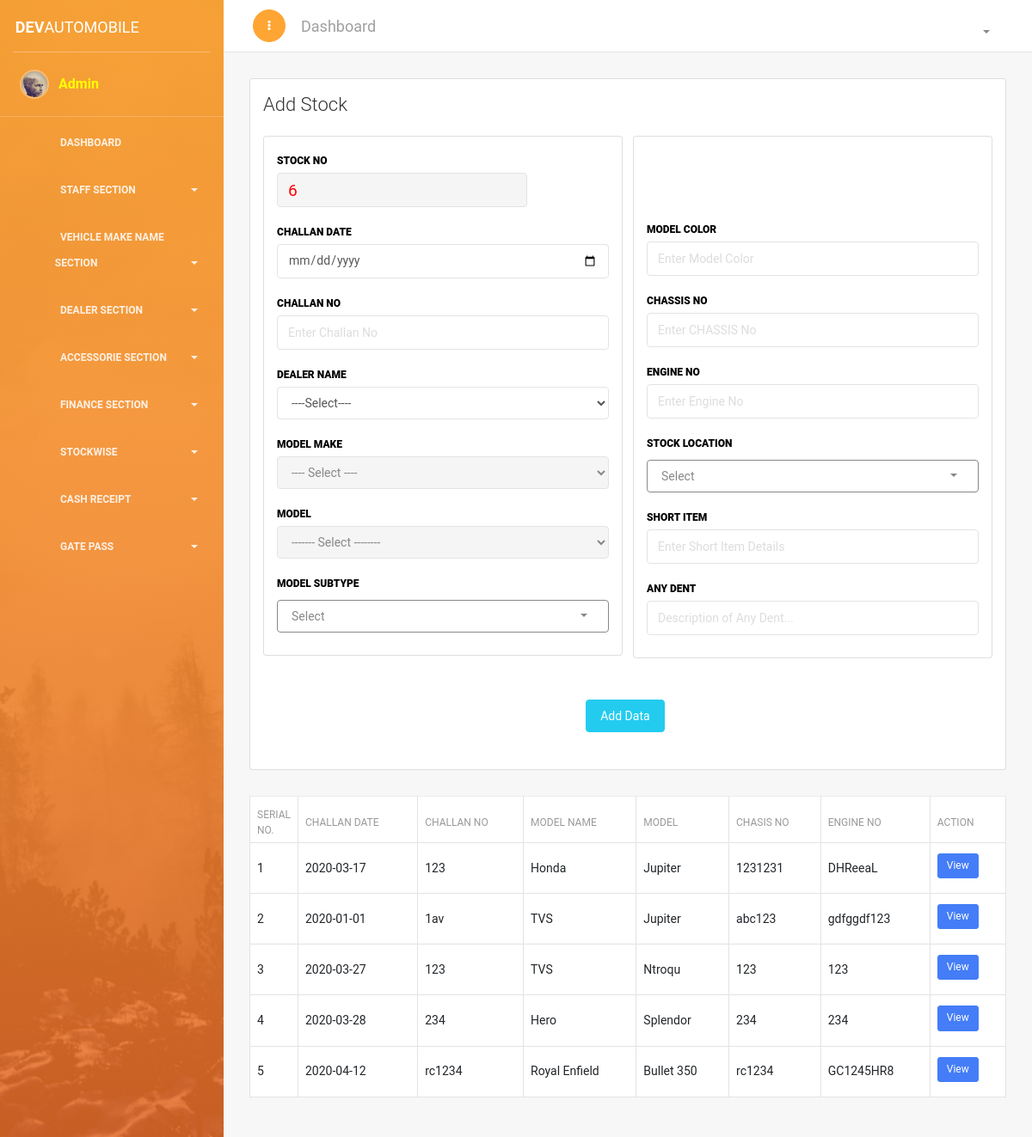
The app's page /stockwise1.php (signed in), older data.
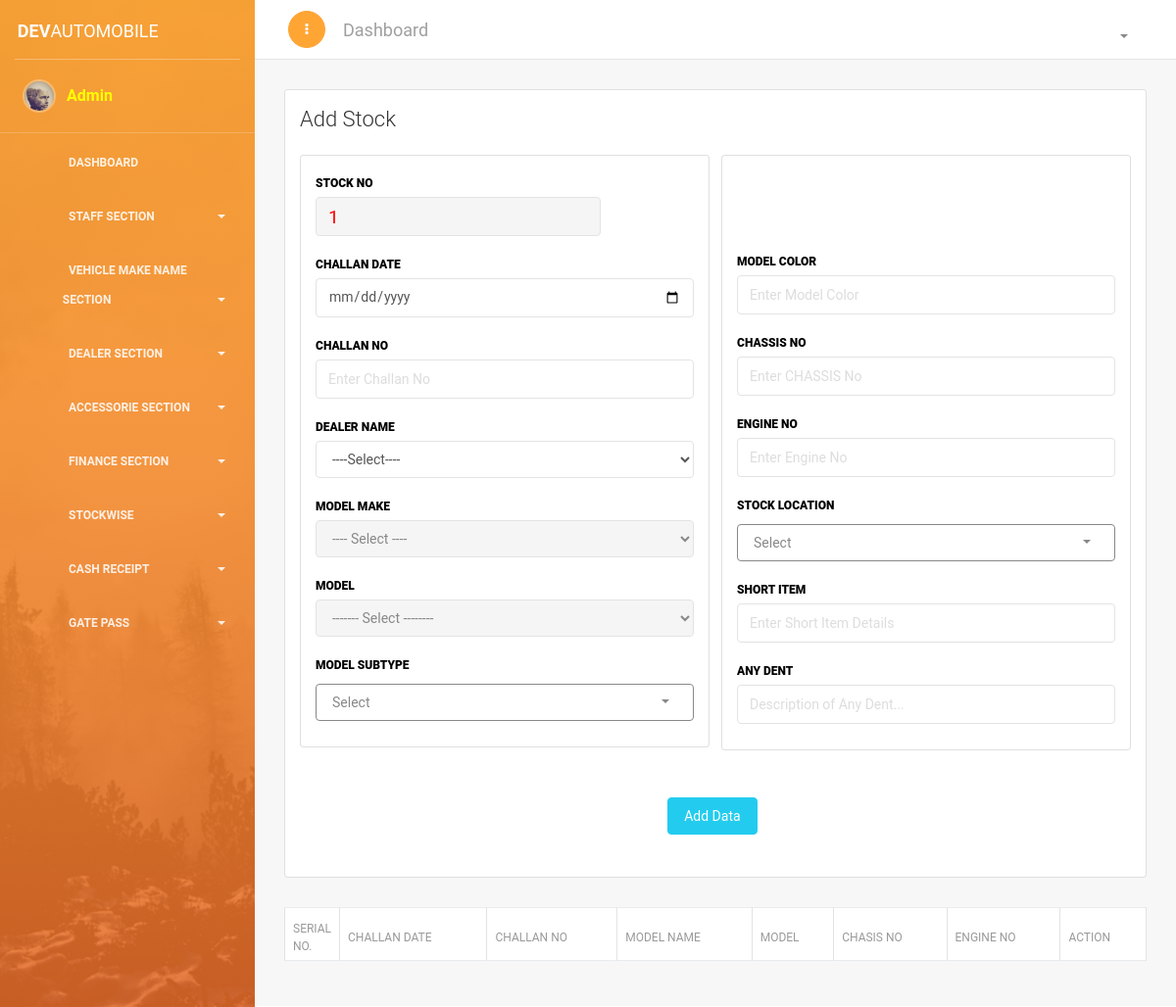
The same page, newer data.
### tables this page shows
CREATE TABLE `stockmgmt` (
  `id` int(11) NOT NULL,
  `stockNo` varchar(11) NOT NULL,
  `challanDate` varchar(200) NOT NULL,
  `challanNo` varchar(50) NOT NULL,
  `dealerName` varchar(500) NOT NULL,
  `modelMake` varchar(5) NOT NULL,
  `model` varchar(5) NOT NULL,
  `modelSubtype` varchar(100) NOT NULL,
  `modelColor` varchar(100) NOT NULL,
  `chasisNo` varchar(200) NOT NULL,
  `engineNo` varchar(300) NOT NULL,
  `stockLocation` varchar(100) NOT NULL,
  `shortItem` text NOT NULL,
  `anyDent` text NOT NULL,
  `status` varchar(1) NOT NULL
);

CREATE TABLE `makername` (
  `id` int(11) NOT NULL,
  `name` varchar(650) NOT NULL
);

CREATE TABLE `modelname` (
  `id` int(11) NOT NULL,
  `makerid` int(11) NOT NULL,
  `name` varchar(650) NOT NULL
);

### stockwise1.php (the view, shortened to what this page needs)
<?php
if(!isset($_SESSION['name'])){
echo "<script> window.open('login.php', '_self')</script>";
}else{
require_once('header/header.php');
require_once('header/conn.php');
?>
<link href="https://cdn.datatables.net/1.10.18/css/dataTables.bootstrap4.min.css" rel="stylesheet">
<div class="content">
<div class="container-fluid">
<div class="row">
<div class="col-md-12">
<div class="card ">
<div class="card-header ">
<h4 class="card-title">Add Stock </h4>
</div>
<div class="card-body ">
		<form method="POST" name="stockdepartment" action="#" class="form-horizontal">
		<div class="row">
		<div class="col-md-6">
		<div class="card stacked-form">
		<div class="card-body ">
		<div class="form-group">
		<label id="font-color-label">Stock No</label>
		<?php
		 $a = "SELECT * FROM stockmgmt ORDER BY id DESC";
		 $ad = mysqli_query($conn, $a);
		 $add = mysqli_fetch_array($ad);
		 $add_stock =  1 + $add['stockNo'];
		?>
		<div id="stock_no_value_div">
		<input type="text" id="stock_no_value" name="stockNo" value="<?php echo $add_stock; ?>" placeholder="Enter Stock No." class="form-control" readonly>
		</div>
		</div>
		<div class="form-group">
		<label id="font-color-label">Challan Date </label>
		 <input type="date" id="challanDate" name="challanDate" class="form-control datepicker" placeholder="Date Picker Here" required />
		</div>
		<div class="form-group">
		<label id="font-color-label">Challan No</label>
		<input id="challanNo" name="challanNo" type="text" placeholder="Enter Challan No" class="form-control" required>
		</div>
		<div class="form-group">
		<label id="font-color-label">Dealer Name</label>
		<select class="form-control" id="dealerNameIdd">
		<option value="">----Select----</option>
		</select>
		</div>
		<div class="form-group">
		<label id="font-color-label">Model Make</label>
		<select class="form-control" id="modelmakenamesection" disabled="disabled">
		<option value=""> ---- Select ----</option>
		</select>
		</div>
		<div class="form-group">
		<label id="font-color-label">Model</label>
		<select id="modelnamesection" name="model" class="form-control"  disabled="disabled">
			<option value="">------- Select --------</option>
		</select>
		</div>
		<div class="form-group">
		<label id="font-color-label">Model SubType</label>
		</div>
		</div>
		</div>
		</div>
		<div class="col-md-6">
		<div class="card stacked-form">
		<div class="card-body ">
		<div class="form-group">
		<label id="font-color-label">Model Color</label>
		<input id="modelColor" name="modelColor" type="text" placeholder="Enter Model Color" class="form-control"required>
		</div>
		<div class="form-group" id="">
		<label id="font-color-label">CHASSIS NO</label>
		<input id="chasisNo" name="chasisNo" type="text" placeholder="Enter CHASSIS No" class="form-control">
		</div>
		<div class="form-group">
		<label id="font-color-label">Engine No</label>
		<input id="engineNo" name="engineNo" type="text" placeholder="Enter Engine No" class="form-control" required>
		</div>
		<div class="form-group">
		<label id="font-color-label">Stock Location</label>
		</div>
		<div class="form-group" id="">
		<label id="font-color-label">Short Item</label>
		<input id="shortItem" name="shortItem" type="text" placeholder="Enter Short Item Details" class="form-control">
		</div>
		<div class="form-group" id="">
		<label id="font-color-label">Any Dent</label>
		<input id="anyDent" name="anyDent" type="text" placeholder="Description of Any Dent..." class="form-control">
		</div>
		</div>
		</div>
		</div>
		</div>
<div class="row">
<div class="col-sm-2">
</div>
<div class="col-sm-10">
<div class="row">
<div class="col-md-4">
</div>
<div class="col-md-4">
<div class="form-group">
<input type="button" class="btn btn-fill btn-info" name="" id="addstockdata" value="Add Data" >
</div>
</div>
<div class="col-md-4">
</div>
</div>
</div>
</div>
</form>
</div>
</div>
</div>
<div class="container">
<table class="table table-bordered" id="dataTable" width="100%" cellspacing="0" style="background-color: white; ">
<thead>
<tr>
<th width="5%"> Serial No.</th>
<th> Challan Date</th>
<th> Challan No</th>
<th> Model Name</th>
<th> Model</th>
<th> Chasis No</th>
<th> Engine No</th>
<th>Action</th>
</tr>
</thead>
<tbody>
<?php
$s = "select * FROM stockmgmt";
$se = mysqli_query($conn , $s);
$i=0;
while ($sel = mysqli_fetch_array($se)) {
	$i++;
$m = "SELECT name FROM `makername` WHERE `id` = '".$sel['modelMake']."'";
$mo = mysqli_query($conn, $m);
$mod = mysqli_fetch_array($mo);
$mod1= "SELECT name FROM `modelname` WHERE `id` = '".$sel['model']."'";
$mode = mysqli_query($conn, $mod1);
$model = mysqli_fetch_array($mode);
?>
<tr>
<td><?php echo $i; ?></td>
<td><?php echo $sel['challanDate']?></td>
<td><?php echo $sel['challanNo']?></td>
<td><?php echo $mod['name']?></td>
<td><?php echo $model['name']?></td>
<td><?php echo $sel['chasisNo']?></td>
<td><?php echo $sel['engineNo']?></td>
<td> <a href="view-stockwise.php?id=<?php echo $add['id']; ?>"><button class="btn btn-primary btn-sm">View</button> </a></td>
</tr>
<?php } ?>
</tbody>
</table>
</div>
</div>
</div>
</div>
<?php
require_once('header/footer.php');
 } ?>

Row changes from the older to the newer data that the page shows:
removed stockmgmt: stockNo "6", challanDate "2020-04-12", challanNo "rc1234", makername.name "Royal Enfield", modelname.name "Bullet 350", chasisNo "rc1234", engineNo "GC1245HR8"
removed stockmgmt: challanDate "2020-03-17", challanNo "123", makername.name "Honda", modelname.name "Jupiter", chasisNo "1231231", engineNo "DHReeaL"
removed stockmgmt: challanDate "2020-01-01", challanNo "1av", makername.name "TVS", modelname.name "Jupiter", chasisNo "abc123", engineNo "gdfggdf123"
removed stockmgmt: challanDate "2020-03-27", challanNo "123", makername.name "TVS", modelname.name "Ntroqu", chasisNo "123", engineNo "123"
removed stockmgmt: challanDate "2020-03-28", challanNo "234", makername.name "Hero", modelname.name "Splendor", chasisNo "234", engineNo "234"
Text that changed along with them:
form field stockNo: (not shown) → "1"
